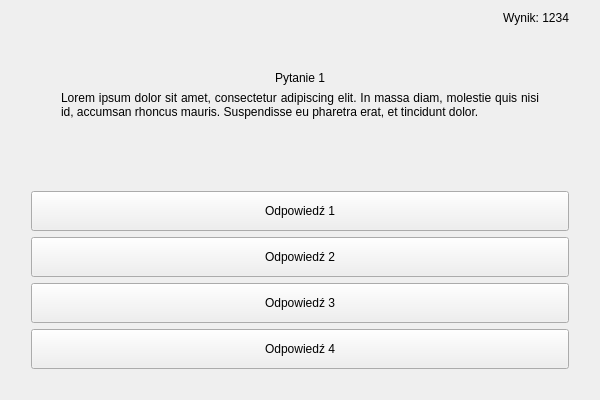
<?xml version="1.0" encoding="UTF-8"?>
<ui version="4.0">
 <class>wQuestion</class>
 <widget class="QWidget" name="wQuestion">
  <property name="geometry">
   <rect>
    <x>0</x>
    <y>0</y>
    <width>600</width>
    <height>400</height>
   </rect>
  </property>
  <property name="minimumSize">
   <size>
    <width>600</width>
    <height>400</height>
   </size>
  </property>
  <property name="maximumSize">
   <size>
    <width>1200</width>
    <height>800</height>
   </size>
  </property>
  <property name="windowTitle">
   <string>Łachut</string>
  </property>
  <layout class="QHBoxLayout" name="horizontalLayout_2">
   <item>
    <layout class="QHBoxLayout" name="horizontalLayout">
     <item>
      <layout class="QVBoxLayout" name="verticalLayout_4" stretch="0,1,2">
       <item>
        <layout class="QVBoxLayout" name="verticalLayout_2">
         <property name="leftMargin">
          <number>20</number>
         </property>
         <property name="rightMargin">
          <number>20</number>
         </property>
         <item>
          <widget class="QLabel" name="score">
           <property name="text">
            <string>Wynik: 1234</string>
           </property>
           <property name="alignment">
            <set>Qt::AlignmentFlag::AlignRight|Qt::AlignmentFlag::AlignTrailing|Qt::AlignmentFlag::AlignVCenter</set>
           </property>
          </widget>
         </item>
        </layout>
       </item>
       <item>
        <layout class="QFormLayout" name="formLayout_2">
         <property name="verticalSpacing">
          <number>6</number>
         </property>
         <property name="leftMargin">
          <number>50</number>
         </property>
         <property name="topMargin">
          <number>40</number>
         </property>
         <property name="rightMargin">
          <number>50</number>
         </property>
         <property name="bottomMargin">
          <number>0</number>
         </property>
         <item row="1" column="0" colspan="2">
          <widget class="QLabel" name="qNum">
           <property name="text">
            <string>Pytanie 1</string>
           </property>
           <property name="alignment">
            <set>Qt::AlignmentFlag::AlignCenter</set>
           </property>
          </widget>
         </item>
         <item row="2" column="0" colspan="2">
          <widget class="QLabel" name="qText">
           <property name="text">
            <string>Lorem ipsum dolor sit amet, consectetur adipiscing elit. In massa diam, molestie quis nisi id, accumsan rhoncus mauris. Suspendisse eu pharetra erat, et tincidunt dolor.</string>
           </property>
           <property name="alignment">
            <set>Qt::AlignmentFlag::AlignJustify|Qt::AlignmentFlag::AlignVCenter</set>
           </property>
           <property name="wordWrap">
            <bool>true</bool>
           </property>
          </widget>
         </item>
        </layout>
       </item>
       <item>
        <layout class="QVBoxLayout" name="verticalLayout">
         <property name="leftMargin">
          <number>20</number>
         </property>
         <property name="rightMargin">
          <number>20</number>
         </property>
         <property name="bottomMargin">
          <number>20</number>
         </property>
         <item>
          <widget class="QPushButton" name="btn1">
           <property name="minimumSize">
            <size>
             <width>0</width>
             <height>40</height>
            </size>
           </property>
           <property name="text">
            <string>Odpowiedź 1</string>
           </property>
          </widget>
         </item>
         <item>
          <widget class="QPushButton" name="btn2">
           <property name="minimumSize">
            <size>
             <width>0</width>
             <height>40</height>
            </size>
           </property>
           <property name="text">
            <string>Odpowiedź 2</string>
           </property>
          </widget>
         </item>
         <item>
          <widget class="QPushButton" name="btn3">
           <property name="minimumSize">
            <size>
             <width>0</width>
             <height>40</height>
            </size>
           </property>
           <property name="text">
            <string>Odpowiedź 3</string>
           </property>
          </widget>
         </item>
         <item>
          <widget class="QPushButton" name="btn4">
           <property name="minimumSize">
            <size>
             <width>0</width>
             <height>40</height>
            </size>
           </property>
           <property name="text">
            <string>Odpowiedź 4</string>
           </property>
          </widget>
         </item>
        </layout>
       </item>
      </layout>
     </item>
    </layout>
   </item>
  </layout>
 </widget>
 <resources/>
 <connections/>
</ui>
